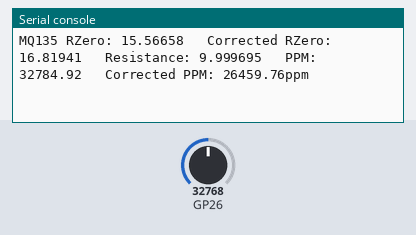
Bench run of a program on a simulated Raspberry Pi Pico running MicroPython. Shown: the last lines printed to the serial console. The test bench sets the inputs (shaded band); at power-on: GP26 = 32768 (analog values on the 0–65535 scale).

Above: at 1.2 s.
1.3 s: GP26 set to 45874
At 1.72 s:
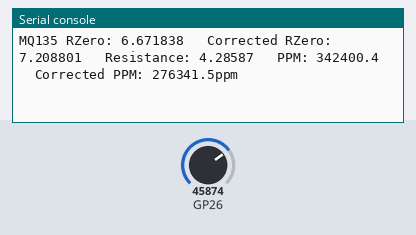
2.8 s: GP26 set to 57670
At 2.92 s:
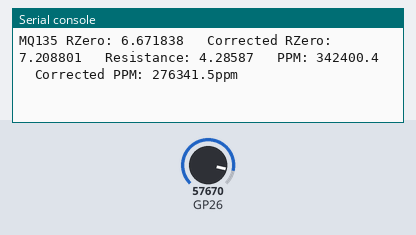
Timing chart, 0 to 5.8 s (numbered marks = the images above; inputs shaded):
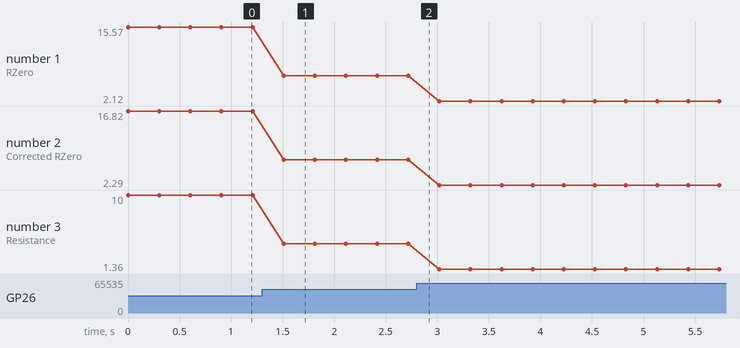

The program:

mq135.py
```python
import math
import time
from machine import ADC

class MQ135(object):
    """ Class for dealing with MQ13 Gas Sensors """
    # The load resistance on the board
    RLOAD = 10.0
    # Calibration resistance at atmospheric CO2 level
    RZERO = 76.63
    # Parameters for calculating ppm of CO2 from sensor resistance
    PARA = 116.6020682
    PARB = 2.769034857

    # Parameters to model temperature and humidity dependence
    CORA = 0.00035
    CORB = 0.02718
    CORC = 1.39538
    CORD = 0.0018
    CORE = -0.003333333
    CORF = -0.001923077
    CORG = 1.130128205

    # Atmospheric CO2 level for calibration purposes
    ATMOCO2 = 397.13


    def __init__(self, pin):
        self.pin = pin

    def get_correction_factor(self, temperature, humidity):
        """Calculates the correction factor for ambient air temperature and relative humidity
        Based on the linearization of the temperature dependency curve
        under and above 20 degrees Celsius, asuming a linear dependency on humidity,
        provided by Balk77 https://github.com/GeorgK/MQ135/pull/6/files
        """

        if temperature < 20:
            return self.CORA * temperature * temperature - self.CORB * temperature + self.CORC - (humidity - 33.) * self.CORD

        return self.CORE * temperature + self.CORF * humidity + self.CORG

    def get_resistance(self):
        """Returns the resistance of the sensor in kOhms // -1 if not value got in pin"""
        adc = ADC(self.pin)
        value = adc.read_u16()
#         print(value) ########
        if value == 0:
            return -1

        return (65535./value - 1.) * self.RLOAD

    def get_corrected_resistance(self, temperature, humidity):
        """Gets the resistance of the sensor corrected for temperature/humidity"""
        return self.get_resistance()/ self.get_correction_factor(temperature, humidity)

    def get_ppm(self):
        """Returns the ppm of CO2 sensed (assuming only CO2 in the air)"""
#         print(self.get_resistance()) ########
        return self.PARA * math.pow((self.get_resistance()/ self.RZERO), -self.PARB)

    def get_corrected_ppm(self, temperature, humidity):
        """Returns the ppm of CO2 sensed (assuming only CO2 in the air)
        corrected for temperature/humidity"""
        return self.PARA * math.pow((self.get_corrected_resistance(temperature, humidity)/ self.RZERO), -self.PARB)

    def get_rzero(self):
        """Returns the resistance RZero of the sensor (in kOhms) for calibratioin purposes"""
        return self.get_resistance() * math.pow((self.ATMOCO2/self.PARA), (1./self.PARB))

    def get_corrected_rzero(self, temperature, humidity):
        """Returns the resistance RZero of the sensor (in kOhms) for calibration purposes
        corrected for temperature/humidity"""
        return self.get_corrected_resistance(temperature, humidity) * math.pow((self.ATMOCO2/self.PARA), (1./self.PARB))

def mq135lib_example():
    """MQ135 lib example"""
    # setup
    temperature = 21.0
    humidity = 70.0

    mq135 = MQ135(0) # analog PIN 0

    # loop
    while True:
        rzero = mq135.get_rzero()
        corrected_rzero = mq135.get_corrected_rzero(temperature, humidity)
        resistance = mq135.get_resistance()
        ppm = mq135.get_ppm()
        corrected_ppm = mq135.get_corrected_ppm(temperature, humidity)

        print("MQ135 RZero: " + str(rzero) +"\t Corrected RZero: "+ str(corrected_rzero)+
              "\t Resistance: "+ str(resistance) +"\t PPM: "+str(ppm)+
              "\t Corrected PPM: "+str(corrected_ppm)+"ppm")
        time.sleep(0.3)

if __name__ == "__main__":
    mq135lib_example()
```

Measured:
- after the input at 1.3 s, the serial console: prints a new line after 0.21 s (image 1)
- plotted number 1: 15.57 → 6.67 after the input at 1.3 s, 6.67 → 2.12 after the input at 2.8 s
- plotted number 2: 16.82 → 7.21 after the input at 1.3 s, 7.21 → 2.29 after the input at 2.8 s
- plotted number 3: 10 → 4.29 after the input at 1.3 s, 4.29 → 1.36 after the input at 2.8 s
